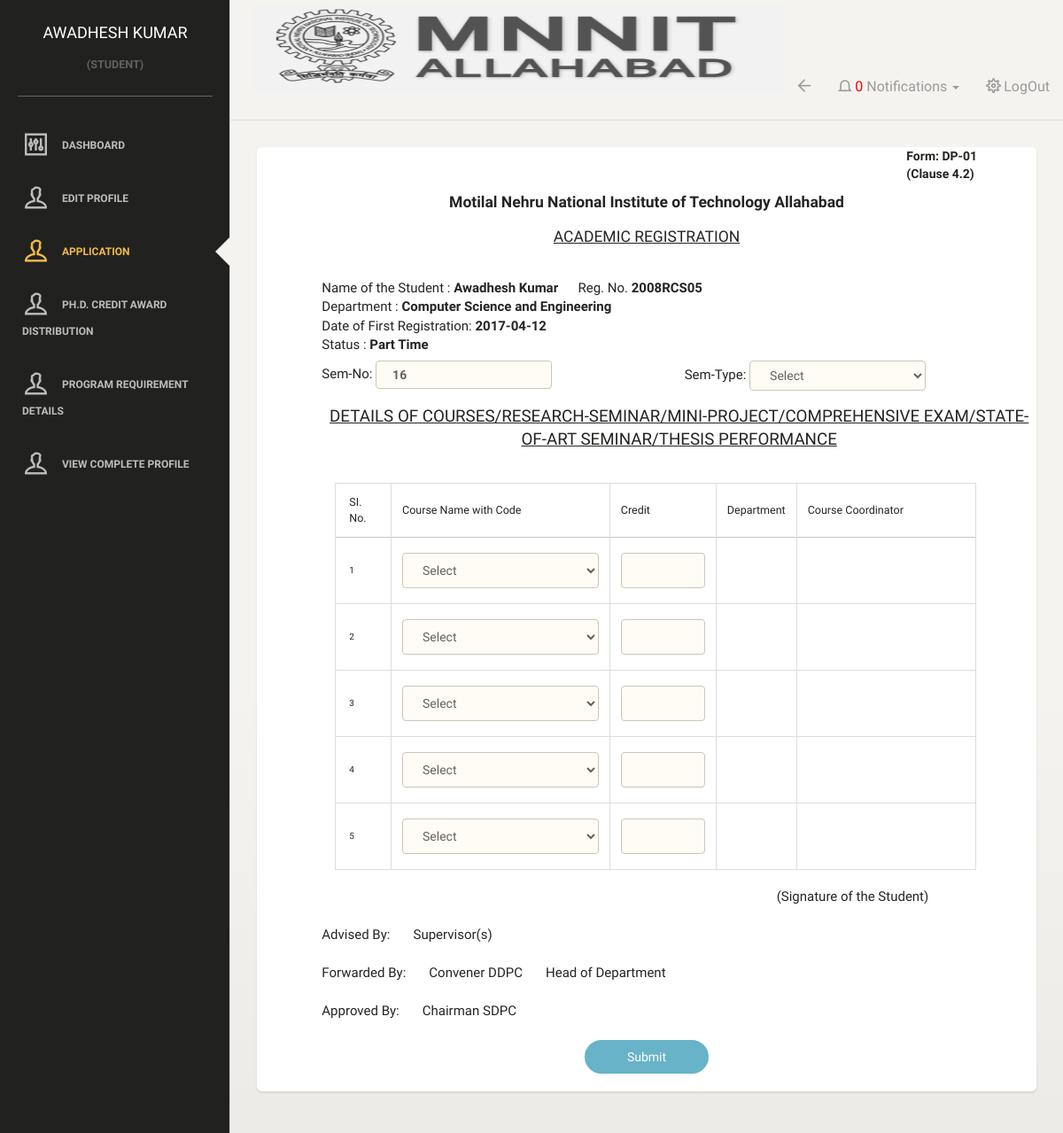
The app's page /applyDP01.php (signed in) with its own data.
### tables this page shows
CREATE TABLE IF NOT EXISTS `studentmaster` (
  `reg_no` varchar(10) NOT NULL,
  `password` varchar(50) NOT NULL,
  `photo_path` varchar(50) NOT NULL,
  `category` varchar(10) NOT NULL,
  `program` varchar(20) NOT NULL,
  `name` varchar(50) NOT NULL,
  `father_name` varchar(50) NOT NULL,
  `address` varchar(100) NOT NULL,
  `contact_no` decimal(15,0) NOT NULL,
  `mail_id` varchar(30) NOT NULL,
  `hostel` varchar(50) NOT NULL,
  `gender` varchar(20) NOT NULL,
  `highest_qualification` varchar(100) NOT NULL,
  `nationality` varchar(25) NOT NULL,
  `admission_category_code` varchar(10) NOT NULL,
  `stipendiary` tinyint(1) NOT NULL,
  `program_type` varchar(25) NOT NULL,
  `program_category` varchar(25) NOT NULL,
  `dept_id` int(2) NOT NULL,
  `year_of_joining` varchar(20) NOT NULL,
  PRIMARY KEY (`reg_no`)
);

CREATE TABLE IF NOT EXISTS `studentregistration` (
  `reg_no` varchar(10) NOT NULL,
  `sem_no` decimal(2,0) NOT NULL,
  `sem_type` tinyint(1) NOT NULL,
  `registration_by` varchar(50) NOT NULL,
  `date_of_reg` date NOT NULL,
  `remarks` text NOT NULL,
  `total_credits_registered` decimal(3,0) NOT NULL,
  PRIMARY KEY (`reg_no`,`sem_no`,`sem_type`)
);

### includes/preProcess.php (called while the page is built, shortened)
<?php
if(!isset($_SESSION['reg_no']))
{
    header("location: ./");
}
else
    $reg_no = $_SESSION['reg_no'];
include("./includes/connect.php");
$is_admin = 0;
if(isset($_SESSION['is_admin']) && $_SESSION['is_admin'] == 1)
{
    $is_admin = 1;
    $name = "ADMIN";
    $url =  "//{$_SERVER['HTTP_HOST']}{$_SERVER['REQUEST_URI']}";
    $user['name'] = "ADMIN";
    $escaped_url = htmlspecialchars( $url, ENT_QUOTES, 'UTF-8' );
}else if(! strcmp($_SESSION['role'], "student"))
{
    $query = "SELECT * FROM studentmaster WHERE reg_no='$reg_no'";
    $results = mysqli_query($connection, $query);
    $user = mysqli_fetch_array($results);
    if(empty($user['photo_path']))
    {
        $user['photo_path']='./images/default.jpg';
    }
    $query = "SELECT date_of_reg FROM studentregistration WHERE reg_no ='$reg_no' ORDER BY date_of_reg ASC";
    $results = mysqli_query($connection, $query);
    $arr = mysqli_fetch_array($results);
    $date_of_reg = $arr['date_of_reg'];
    $query = "SELECT sem_no, sem_type FROM studentregistration WHERE reg_no ='$reg_no' ORDER BY date_of_reg DESC";
    $results = mysqli_query($connection, $query);
    if(mysqli_num_rows($results) == 0)
    {
     $current_sem_no = 0;
    }
    else
    {
        $arr = mysqli_fetch_array($results);
        $current_sem_no = $arr['sem_no'];
    }
}
?>

### applyDP01.php (the view, shortened to what this page needs)
	<?php
	include("./includes/preProcess.php");
	$sem_no = $current_sem_no + 1;
	?>
	<!doctype html>
	<html lang="en">
	<head>
		<link href="assets/css/bootstrap.min.css" rel="stylesheet" />
		<link href="assets/css/animate.min.css" rel="stylesheet"/>
		<link href="assets/css/paper-dashboard.css" rel="stylesheet"/>
		<link href="http://maxcdn.bootstrapcdn.com/font-awesome/latest/css/font-awesome.min.css" rel="stylesheet">
		<link href="assets/css/themify-icons.css" rel="stylesheet">
		<link href="./css/myCss.css" rel="stylesheet">
		<link href="assets/css/datepicker.css" rel="stylesheet" />
	</head>
	<body>
		<div class="wrapper">
			<div class="sidebar" data-background-color="black" data-active-color="warning">
		<div class="sidebar-wrapper">
			<div class="logo">
				<?php include('./includes/topleft.php') ?>
			</div>
			<?php
			include("./includes/sideNav.php");
			?>
		</div>
	</div>
	<div class="main-panel">
		<nav class="navbar navbar-default">
			<div class="container-fluid">
				<div class="navbar-header">
					<?php include('./includes/logo.php'); ?>
				</div>
				<div class="collapse navbar-collapse">
					<ul class="nav navbar-nav navbar-right">
                        <?php include("./includes/topright.php") ?>
                    </ul>
				</div>
			</div>
		</nav>
		<div class="content">
			<div class="container-fluid">
				<div class="row">
					<div class="col-md-12">
						<div class="card">
							<b>
								<div class="col-md-offset-10"> Form: DP-01</div>
								<div class="col-md-offset-10"> (Clause 4.2)</div>
								<center><h5><b>Motilal Nehru National Institute of Technology Allahabad</b></h5></center>
								<center><u><h5>ACADEMIC REGISTRATION</h5></u></center><br>
								<div class="col-md-offset-1" style="font-size:15px">
									<form class="form-inline" id="dp01" name="dp01" action="submitDP01.php" method="post" onsubmit="return checkform(this.form);">
									</b>
									Name of the Student : <b><?php echo $user['name']; ?></b> &nbsp;&nbsp;&nbsp;&nbsp;&nbsp;Reg. No. <b><?php echo $_SESSION['reg_no'];?> </b><br>
									Department : <b> Computer Science and Engineering </b><br>Date of First Registration: <b><?php echo $date_of_reg; ?></b><br>
									Status :<b> <?php echo $user['program_category'];?>	</b><br>
									<div class = "row">
										<div class="col-md-6">
											Sem-No: <b><input name="sem_no" class ="form-control border-input" style="width:50%; height:10%;" type="number" value="<?php echo $sem_no; ?>" max="20" min="<?php echo $sem_no; ?>" required/></b>
										</div>
										<div class="col-md-6">
											Sem-Type:
											<select name="sem_type" class="form-control border-input" style="width:50%;height:10%;" required>
												<option value="">Select</option>
											</select>
										</div>
									</div>
									<center><u><h5>DETAILS OF COURSES/RESEARCH-SEMINAR/MINI-PROJECT/COMPREHENSIVE EXAM/STATE-OF-ART SEMINAR/THESIS PERFORMANCE</h5></u></center><br>
								</div>
								<div class="row col-md-offset-1">
									<div class="col-md-11" style="font-size:10px;">
										<table class="table table-bordered table-condensed">
											<thead>
												<th>SI. No.</th>
												<th>Course Name with Code</th>
												<th>Credit</th>
												<th>Department</th>
												<th>Course Coordinator</th>
											</thead>
											<tbody>
												<?php
												for ($i = 1; $i <= 5; $i++) {
													?>
													<tr>
														<td><?php echo $i ?></td>
														<td><select class="form-control border-input" name="course<?php echo $i ?>"
															onchange="nowsearch(this.value, <?php echo $i ?>);">
															<option value="">Select</option>
														</select>
													</td>
													<td><input id="<?php echo $i ?>1" name="credits<?php echo $i ?>" class ="form-control border-input" type="number" min="10" max="20"/></td>
													<td id=<?php echo $i ?>2></td>
													<td><p id=<?php echo $i ?>3></p>
													</td>
												</tr>
												<?php
											}
											?>
										</tbody>
									</table>
								</div>
							</div>
							<div style="font-size:15px">
								<div class="col-md-offset-8">(Signature of the Student)</div><br>
								<div class="col-md-offset-1">Advised By: &nbsp;&nbsp;&nbsp;&nbsp;&nbsp;&nbsp;Supervisor(s) </div><br>
								<div class="col-md-offset-1">Forwarded By: &nbsp;&nbsp;&nbsp;&nbsp;&nbsp;&nbsp;Convener DDPC&nbsp;&nbsp;&nbsp;&nbsp;&nbsp;&nbsp; Head of Department</div><br>
								<div class="col-md-offset-1">Approved By: &nbsp;&nbsp;&nbsp;&nbsp;&nbsp;&nbsp;Chairman SDPC </div><br>
							</div>
							<div class="text-center">
								<button type="submit" class="btn btn-info btn-fill btn-wd">Submit</button>
							</div><br>
					</div>
				</div>
			</div>
		</div>
	</div>
</div>
</body>
</html>

### includes/topleft.php
<a href="./dashboard.php" class="simple-text">
                <?php echo $user['name'] ?>
            </a>
            <?php if ($is_admin == 1)
            {
            ?>
            <center><h6>(admin)</h6></center>
            <?php
             } else {
             ?>
             <center><h6>(<?php echo $_SESSION['role']; ?>)</h6></center>
             <?php
             }
             ?>

### records on screen
studentmaster: name "AWADHESH KUMAR", name "Awadhesh Kumar", program_category "Part Time"
studentregistration: date_of_reg "2017-04-12", sem_no "16"

### other values on screen
$_SESSION['role'] "STUDENT"
$countNotifications "0"
$_SESSION['reg_no'] "2008RCS05"
